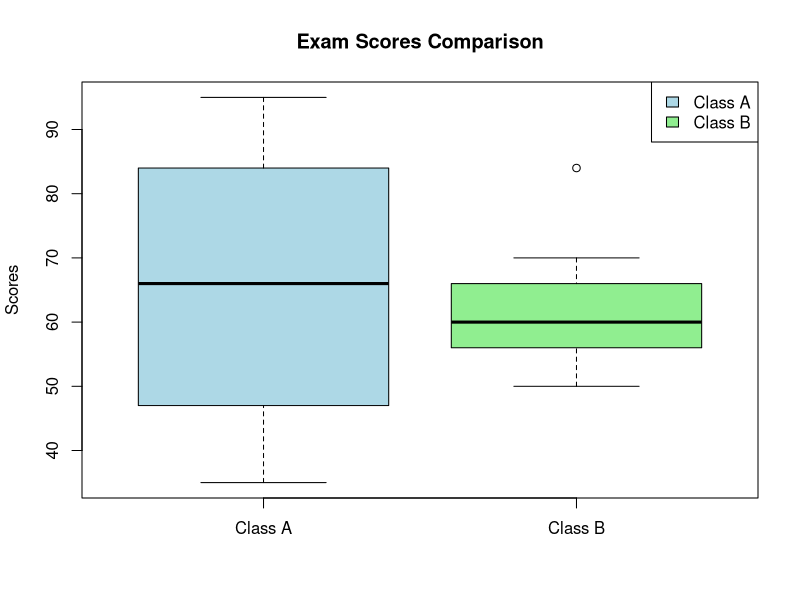

The R script that drew this image:
# Input the data
classA <- c(76, 35, 47, 64, 95, 66, 89, 36, 84)
classB <- c(51, 56, 84, 60, 59, 70, 63, 66, 50)

# Calculate mean
mean_classA <- mean(classA)
mean_classB <- mean(classB)

# Calculate median
median_classA <- median(classA)
median_classB <- median(classB)

# Calculate range
range_classA <- max(classA) - min(classA)
range_classB <- max(classB) - min(classB)

# Print the results
cat("Class A:\n")
cat("Mean:", mean_classA, "\n")
cat("Median:", median_classA, "\n")
cat("Range:", range_classA, "\n\n")

cat("Class B:\n")
cat("Mean:", mean_classB, "\n")
cat("Median:", median_classB, "\n")
cat("Range:", range_classB, "\n")

# Create boxplot
boxplot(classA, classB, 
        col = c("lightblue", "lightgreen"),
        main = "Exam Scores Comparison",
        names = c("Class A", "Class B"),
        ylab = "Scores")

# Add legend
legend("topright", legend = c("Class A", "Class B"), fill = c("lightblue", "lightgreen"))
